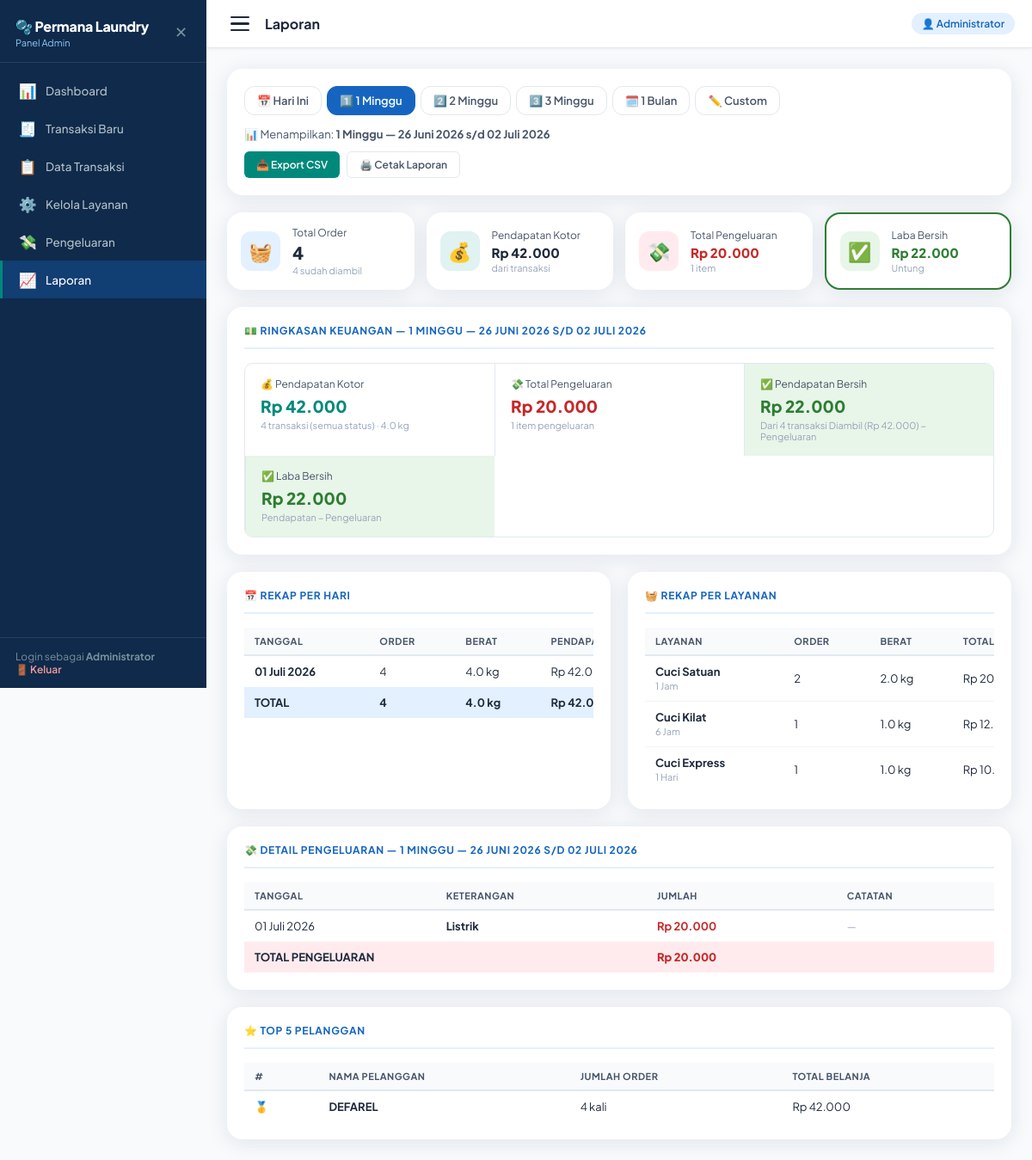
Screenshot of /admin/laporan.php?preset=1_minggu (signed in) with the database file from the repository.
### tables this page shows
CREATE TABLE `pengeluaran` (
  `id` int(11) NOT NULL,
  `tanggal` date NOT NULL,
  `keterangan` varchar(200) NOT NULL,
  `jumlah` decimal(12,0) NOT NULL,
  `catatan` text DEFAULT NULL,
  `created_at` datetime DEFAULT current_timestamp(),
  `updated_at` datetime DEFAULT current_timestamp() ON UPDATE current_timestamp()
);

### includes/config.php (called while the page is built, shortened)
<?php
function rupiah(int|float $angka): string
{
    return 'Rp ' . number_format($angka, 0, ',', '.');
}
function tglIndoDate(string $date): string
{
    $bulan = ['', 'Januari', 'Februari', 'Maret', 'April', 'Mei', 'Juni',
                  'Juli', 'Agustus', 'September', 'Oktober', 'November', 'Desember'];
    $ts = strtotime($date);
    return date('d', $ts) . ' ' . $bulan[(int)date('m', $ts)] . ' ' . date('Y', $ts);
}

### admin/laporan.php (the view, shortened to what this page needs)
<?php
require_once '../includes/config.php';
$db = getDB();
$preset   = $_GET['preset'] ?? 'hari_ini';
$today    = date('Y-m-d');
switch ($preset) {
    case '1_minggu':
        $tglMulai = date('Y-m-d', strtotime('-6 days'));
        $tglAkhir = $today;
        break;
}
$periodeLabel = match($preset) {
    'hari_ini' => 'Hari Ini — ' . tglIndoDate($tglMulai),
    '1_minggu' => '1 Minggu — ' . tglIndoDate($tglMulai) . ' s/d ' . tglIndoDate($tglAkhir),
    '2_minggu' => '2 Minggu — ' . tglIndoDate($tglMulai) . ' s/d ' . tglIndoDate($tglAkhir),
    '3_minggu' => '3 Minggu — ' . tglIndoDate($tglMulai) . ' s/d ' . tglIndoDate($tglAkhir),
    '1_bulan'  => '1 Bulan — ' . tglIndoDate($tglMulai) . ' s/d ' . tglIndoDate($tglAkhir),
    'custom'   => tglIndoDate($tglMulai) . ' s/d ' . tglIndoDate($tglAkhir),
    default    => '',
};
$stmtRingkas = $db->prepare("
    SELECT
        COUNT(*)                       AS jml_order,
        COALESCE(SUM(total_harga), 0)  AS total_pendapatan,
        COALESCE(SUM(berat_kg), 0)     AS total_berat,
        SUM(status='diambil')          AS sudah_diambil,
        COALESCE(SUM(CASE WHEN status='diambil' THEN total_harga ELSE 0 END), 0) AS pendapatan_diambil
    FROM transaksi
    WHERE DATE(tanggal_masuk) BETWEEN ? AND ?
");
$stmtRingkas->execute([$tglMulai, $tglAkhir]);
$ringkas = $stmtRingkas->fetch();
$stmtPengeluaran = $db->prepare("
    SELECT COALESCE(SUM(jumlah),0) AS total_pengeluaran, COUNT(*) AS jml_pengeluaran
    FROM pengeluaran WHERE tanggal BETWEEN ? AND ?
");
$stmtPengeluaran->execute([$tglMulai, $tglAkhir]);
$dataPengeluaran = $stmtPengeluaran->fetch();
$totalPendapatan   = (float)$ringkas['total_pendapatan'];
$pendapatanDiambil = (float)$ringkas['pendapatan_diambil'];
$totalPengeluaran  = (float)$dataPengeluaran['total_pengeluaran'];
$labaBersih        = $pendapatanDiambil - $totalPengeluaran;
$stmtHarian = $db->prepare("
    SELECT DATE(tanggal_masuk) AS tgl, COUNT(*) AS jml_order,
           SUM(berat_kg) AS total_berat, SUM(total_harga) AS total_pendapatan
    FROM transaksi WHERE DATE(tanggal_masuk) BETWEEN ? AND ?
    GROUP BY DATE(tanggal_masuk) ORDER BY tgl DESC
");
$stmtHarian->execute([$tglMulai, $tglAkhir]);
$dataHarian = $stmtHarian->fetchAll();
$stmtLayanan = $db->prepare("
    SELECT l.nama, l.label_durasi, COUNT(t.id) AS jml,
           SUM(t.berat_kg) AS total_berat, SUM(t.total_harga) AS total_harga
    FROM transaksi t JOIN layanan l ON t.layanan_id = l.id
    WHERE DATE(t.tanggal_masuk) BETWEEN ? AND ?
    GROUP BY l.id, l.nama, l.label_durasi ORDER BY total_harga DESC
");
$stmtLayanan->execute([$tglMulai, $tglAkhir]);
$dataLayanan = $stmtLayanan->fetchAll();
$stmtDetPengeluaran = $db->prepare("
    SELECT * FROM pengeluaran WHERE tanggal BETWEEN ? AND ?
    ORDER BY tanggal DESC, id DESC
");
$stmtDetPengeluaran->execute([$tglMulai, $tglAkhir]);
$detailPengeluaran = $stmtDetPengeluaran->fetchAll();
$stmtTop = $db->prepare("
    SELECT nama_pelanggan, COUNT(*) AS jml, SUM(total_harga) AS total
    FROM transaksi WHERE DATE(tanggal_masuk) BETWEEN ? AND ?
    GROUP BY nama_pelanggan ORDER BY jml DESC LIMIT 5
");
$stmtTop->execute([$tglMulai, $tglAkhir]);
$topPelanggan = $stmtTop->fetchAll();
require_once '../includes/admin_header.php';
?>
<div class="card filter-card" style="margin-bottom:20px">
  <div class="preset-btns">
    <a href="laporan.php?preset=hari_ini"  class="preset-btn <?= $preset==='hari_ini'?'active':'' ?>">📅 Hari Ini</a>
    <a href="laporan.php?preset=1_minggu"  class="preset-btn <?= $preset==='1_minggu'?'active':'' ?>">1️⃣ 1 Minggu</a>
    <a href="laporan.php?preset=2_minggu"  class="preset-btn <?= $preset==='2_minggu'?'active':'' ?>">2️⃣ 2 Minggu</a>
    <a href="laporan.php?preset=3_minggu"  class="preset-btn <?= $preset==='3_minggu'?'active':'' ?>">3️⃣ 3 Minggu</a>
    <a href="laporan.php?preset=1_bulan"   class="preset-btn <?= $preset==='1_bulan'?'active':'' ?>">🗓️ 1 Bulan</a>
    <a href="#"                            class="preset-btn <?= $preset==='custom'?'active':'' ?>"
       onclick="toggleCustom(event)">✏️ Custom</a>
  </div>
  <p style="margin-top:12px;font-size:13px;color:var(--gray-600)">
    📊 Menampilkan: <strong><?= $periodeLabel ?></strong>
  </p>
  <div class="export-btns">
    <button onclick="exportCSV()" class="btn btn-success" style="font-size:12px;padding:7px 14px">
      📥 Export CSV
    </button>
    <button onclick="window.print()" class="btn btn-outline" style="font-size:12px;padding:7px 14px">
      🖨️ Cetak Laporan
    </button>
  </div>
</div>
<div class="stats-grid" style="margin-bottom:20px">
  <div class="stat-card">
    <div class="stat-icon blue">🧺</div>
    <div>
      <div class="stat-label">Total Order</div>
      <div class="stat-value"><?= number_format($ringkas['jml_order']) ?></div>
      <div class="stat-sub"><?= $ringkas['sudah_diambil'] ?> sudah diambil</div>
    </div>
  </div>
  <div class="stat-card">
    <div class="stat-icon teal">💰</div>
    <div>
      <div class="stat-label">Pendapatan Kotor</div>
      <div class="stat-value" style="font-size:15px"><?= rupiah($totalPendapatan) ?></div>
      <div class="stat-sub">dari transaksi</div>
    </div>
  </div>
  <div class="stat-card">
    <div class="stat-icon red">💸</div>
    <div>
      <div class="stat-label">Total Pengeluaran</div>
      <div class="stat-value" style="font-size:15px;color:var(--red)"><?= rupiah($totalPengeluaran) ?></div>
      <div class="stat-sub"><?= $dataPengeluaran['jml_pengeluaran'] ?> item</div>
    </div>
  </div>
  <div class="stat-card" style="border:2px solid <?= $labaBersih >= 0 ? 'var(--green)' : 'var(--red)' ?>">
    <div class="stat-icon <?= $labaBersih >= 0 ? 'green' : 'red' ?>"><?= $labaBersih >= 0 ? '✅' : '⚠️' ?></div>
    <div>
      <div class="stat-label">Laba Bersih</div>
      <div class="stat-value" style="font-size:15px;color:<?= $labaBersih >= 0 ? 'var(--green)' : 'var(--red)' ?>">
        <?= ($labaBersih < 0 ? '−' : '') . rupiah(abs($labaBersih)) ?>
      </div>
      <div class="stat-sub"><?= $labaBersih >= 0 ? 'Untung' : 'Rugi' ?></div>
    </div>
  </div>
</div>
<div class="card" style="margin-bottom:20px">
  <div class="card-title">💵 Ringkasan Keuangan — <?= $periodeLabel ?></div>
  <div class="keuangan-grid">
    <div class="keuangan-cell">
      <div style="font-size:12px;color:var(--gray-600);margin-bottom:6px">💰 Pendapatan Kotor</div>
      <div style="font-size:19px;font-weight:800;color:var(--teal)"><?= rupiah($totalPendapatan) ?></div>
      <div style="font-size:11px;color:var(--gray-400);margin-top:4px"><?= $ringkas['jml_order'] ?> transaksi (semua status) · <?= number_format($ringkas['total_berat'],1) ?> kg</div>
    </div>
    <div class="keuangan-cell">
      <div style="font-size:12px;color:var(--gray-600);margin-bottom:6px">💸 Total Pengeluaran</div>
      <div style="font-size:19px;font-weight:800;color:var(--red)"><?= rupiah($totalPengeluaran) ?></div>
      <div style="font-size:11px;color:var(--gray-400);margin-top:4px"><?= $dataPengeluaran['jml_pengeluaran'] ?> item pengeluaran</div>
    </div>
<div class="keuangan-cell" style="background:<?= $labaBersih >= 0 ? 'var(--green-light)' : 'var(--red-light)' ?>">
  <div style="font-size:12px;color:var(--gray-600);margin-bottom:6px"><?= $labaBersih >= 0 ? '✅' : '⚠️' ?> Pendapatan Bersih</div>
  <div style="font-size:19px;font-weight:800;color:<?= $labaBersih >= 0 ? 'var(--green)' : 'var(--red)' ?>">
    <?= ($labaBersih < 0 ? '−' : '') . rupiah(abs($labaBersih)) ?>
  </div>
  <div style="font-size:11px;color:var(--gray-400);margin-top:4px">
    Dari <?= (int)$ringkas['sudah_diambil'] ?> transaksi Diambil (<?= rupiah($pendapatanDiambil) ?>) − Pengeluaran
  </div>
</div>
    <div class="keuangan-cell" style="background:<?= $labaBersih >= 0 ? 'var(--green-light)' : 'var(--red-light)' ?>">
      <div style="font-size:12px;color:var(--gray-600);margin-bottom:6px"><?= $labaBersih >= 0 ? '✅' : '⚠️' ?> Laba Bersih</div>
      <div style="font-size:19px;font-weight:800;color:<?= $labaBersih >= 0 ? 'var(--green)' : 'var(--red)' ?>">
        <?= ($labaBersih < 0 ? '−' : '') . rupiah(abs($labaBersih)) ?>
      </div>
      <div style="font-size:11px;color:var(--gray-400);margin-top:4px">Pendapatan − Pengeluaran</div>
    </div>
  </div>
</div>
<div class="laporan-grid-2">
  <div class="card">
    <div class="card-title">📅 Rekap Per Hari</div>
    <?php if (empty($dataHarian)): ?>
      <p style="color:var(--gray-400);text-align:center;padding:20px">Tidak ada data.</p>
    <?php else: ?>
    <div class="table-wrap">
      <table>
        <thead><tr><th>Tanggal</th><th>Order</th><th>Berat</th><th>Pendapatan</th></tr></thead>
        <tbody>
          <?php foreach ($dataHarian as $h): ?>
          <tr>
            <td><strong><?= tglIndoDate($h['tgl']) ?></strong></td>
            <td><?= $h['jml_order'] ?></td>
            <td><?= number_format($h['total_berat'],1) ?> kg</td>
            <td><?= rupiah($h['total_pendapatan']) ?></td>
          </tr>
          <?php endforeach; ?>
        </tbody>
        <tfoot>
          <tr style="background:var(--blue-light);font-weight:700">
            <td>TOTAL</td>
            <td><?= array_sum(array_column($dataHarian,'jml_order')) ?></td>
            <td><?= number_format(array_sum(array_column($dataHarian,'total_berat')),1) ?> kg</td>
            <td><?= rupiah(array_sum(array_column($dataHarian,'total_pendapatan'))) ?></td>
          </tr>
        </tfoot>
      </table>
    </div>
    <?php endif; ?>
  </div>
  <div class="card">
    <div class="card-title">🧺 Rekap Per Layanan</div>
    <?php if (empty($dataLayanan)): ?>
      <p style="color:var(--gray-400);text-align:center;padding:20px">Tidak ada data.</p>
    <?php else: ?>
    <div class="table-wrap">
      <table>
        <thead><tr><th>Layanan</th><th>Order</th><th>Berat</th><th>Total</th></tr></thead>
        <tbody>
          <?php foreach ($dataLayanan as $l): ?>
          <tr>
            <td>
              <strong><?= htmlspecialchars($l['nama']) ?></strong>
              <br/><span style="font-size:11px;color:var(--gray-400)"><?= $l['label_durasi'] ?></span>
            </td>
            <td><?= $l['jml'] ?></td>
            <td><?= number_format($l['total_berat'],1) ?> kg</td>
            <td><?= rupiah($l['total_harga']) ?></td>
          </tr>
          <?php endforeach; ?>
        </tbody>
      </table>
    </div>
    <?php endif; ?>
  </div>
</div>
<div class="card" style="margin-bottom:20px">
  <div class="card-title">💸 Detail Pengeluaran — <?= $periodeLabel ?></div>
  <?php if (empty($detailPengeluaran)): ?>
    <div style="text-align:center;padding:24px;color:var(--gray-400)">
      <div style="font-size:28px;margin-bottom:8px">🎉</div>Tidak ada pengeluaran pada periode ini.
    </div>
  <?php else: ?>
  <div class="table-wrap">
    <table>
      <thead><tr><th>Tanggal</th><th>Keterangan</th><th>Jumlah</th><th>Catatan</th></tr></thead>
      <tbody>
        <?php foreach ($detailPengeluaran as $p): ?>
        <tr>
          <td style="white-space:nowrap;font-size:13px"><?= tglIndoDate($p['tanggal']) ?></td>
          <td><strong><?= htmlspecialchars($p['keterangan']) ?></strong></td>
          <td style="color:var(--red);font-weight:700"><?= rupiah($p['jumlah']) ?></td>
          <td style="font-size:12px;color:var(--gray-600)"><?= $p['catatan'] ? htmlspecialchars($p['catatan']) : '<span style="color:var(--gray-400)">—</span>' ?></td>
        </tr>
        <?php endforeach; ?>
      </tbody>
      <tfoot>
        <tr style="background:var(--red-light);font-weight:700">
          <td colspan="2" style="padding:10px 12px">TOTAL PENGELUARAN</td>
          <td style="color:var(--red);font-weight:800"><?= rupiah($totalPengeluaran) ?></td>
          <td></td>
        </tr>
      </tfoot>
    </table>
  </div>
  <?php endif; ?>
</div>
<div class="card">
  <div class="card-title">⭐ Top 5 Pelanggan</div>
  <?php if (empty($topPelanggan)): ?>
    <p style="color:var(--gray-400);text-align:center;padding:20px">Tidak ada data.</p>
  <?php else: ?>
  <div class="table-wrap">
    <table>
      <thead><tr><th>#</th><th>Nama Pelanggan</th><th>Jumlah Order</th><th>Total Belanja</th></tr></thead>
      <tbody>
        <?php foreach ($topPelanggan as $i => $p): ?>
        <tr>
          <td><?= ['🥇','🥈','🥉','4️⃣','5️⃣'][$i] ?? ($i+1) ?></td>
          <td><strong><?= htmlspecialchars($p['nama_pelanggan']) ?></strong></td>
          <td><?= $p['jml'] ?> kali</td>
          <td><?= rupiah($p['total']) ?></td>
        </tr>
        <?php endforeach; ?>
      </tbody>
    </table>
  </div>
  <?php endif; ?>
</div>
<?php require_once '../includes/admin_footer.php'; ?>

### rows the page displays
pengeluaran: tanggal "01 Juli 2026", keterangan "Listrik", jumlah "Rp 20.000"

### other values shown
APP_NAME "Permana Laundry"
$_SESSION['admin_nama'] "Administrator"
$pageTitle "Laporan"
$periodeLabel "1 Minggu — 26 Juni 2026 s/d 02 Juli 2026"
$ringkas['jml_order'] "4"
$ringkas['sudah_diambil'] "4"
rupiah($totalPendapatan) "Rp 42.000"
rupiah($totalPengeluaran) "Rp 20.000"
$dataPengeluaran['jml_pengeluaran'] "1"
rupiah(abs($labaBersih)) "Rp 22.000"
$periodeLabel "1 MINGGU — 26 JUNI 2026 S/D 02 JULI 2026"
$ringkas['total_berat'] "4.0"
rupiah($pendapatanDiambil) "Rp 42.000"
tglIndoDate($h['tgl']) "01 Juli 2026"
$h['jml_order'] "4"
